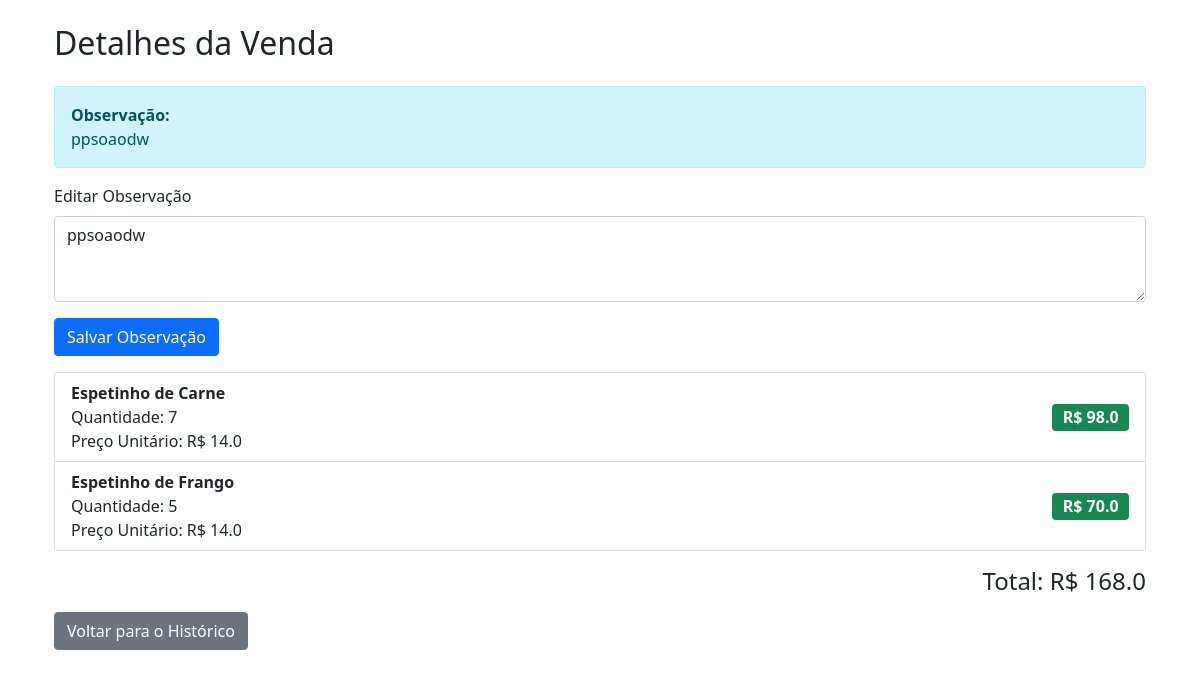
Screenshot of /venda/40 with the database file from the repository.
### app.py (models this page shows)
class Venda(db.Model):
    id = db.Column(db.Integer, primary_key=True)
    data = db.Column(db.DateTime, default=lambda: datetime.now(pytz.timezone('America/Sao_Paulo')))
    total = db.Column(db.Float, nullable=False)
    observacao = db.Column(db.Text)  # A coluna 'observacao' agora é parte do modelo
    itens = db.relationship('ItemVenda', back_populates='venda')

class ItemVenda(db.Model):
    id = db.Column(db.Integer, primary_key=True)
    venda_id = db.Column(db.Integer, db.ForeignKey('venda.id'))
    produto_id = db.Column(db.Integer, db.ForeignKey('produto.id'))
    quantidade = db.Column(db.Integer, nullable=False)
    preco_unitario = db.Column(db.Float, nullable=False)
    venda = db.relationship('Venda', back_populates='itens')
    produto = db.relationship('Produto', back_populates='itens_venda')

class Produto(db.Model):
    id = db.Column(db.Integer, primary_key=True)
    nome = db.Column(db.String(100), nullable=False)
    preco = db.Column(db.Float, nullable=False)
    estoque = db.Column(db.Integer, default=0)
    imagem = db.Column(db.String(255))
    itens_venda = db.relationship('ItemVenda', back_populates='produto')

### app.py (the view)
@app.route('/venda/<int:id>')
def detalhes_venda(id):
    venda = Venda.query.get_or_404(id)
    itens = ItemVenda.query.filter_by(venda_id=id).all()
    observacao = venda.observacao
    total = sum(item.preco_unitario * item.quantidade for item in itens)
    print(f"[/venda/{id}] Total calculado: {total}")  # Log para depuração
    return render_template('detalhes_venda.html', venda=venda, itens=itens, observacao=observacao, total=total)

### templates/detalhes_venda.html
{% extends 'base.html' %}
{% block content %}
<div class="container mt-4">
    <h2 class="mb-4">Detalhes da Venda</h2>
    {% if observacao %}
        <div class="alert alert-info">
            <strong>Observação:</strong><br>
            {{ observacao }}
        </div>
    {% endif %}
    <form method="POST">
        <div class="mb-3">
            <label for="observacao" class="form-label">Editar Observação</label>
            <textarea class="form-control" id="observacao" name="observacao" rows="3">{{ observacao | default('') }}</textarea>
        </div>
        <button type="submit" class="btn btn-primary">Salvar Observação</button>
    </form>
    <ul class="list-group mt-3">
        {% for item in itens %}
        <li class="list-group-item d-flex justify-content-between align-items-center">
            <div>
                <strong>{{ item.produto.nome | default('Produto não encontrado') }}</strong><br>
                Quantidade: {{ item.quantidade | default(0) }}<br>
                Preço Unitário: R$ {{ item.preco_unitario | default(0) | float | round(2) }}
            </div>
            <span class="badge bg-success fs-6">
                R$ {{ (item.preco_unitario | default(0) * item.quantidade | default(0)) | float | round(2) }}
            </span>
        </li>
        {% endfor %}
    </ul>
    <div class="text-end mt-3">
        <h4>Total: R$ {{ total | default(0) | float | round(2) }}</h4>
    </div>
    <div class="mt-3">
        <a href="{{ url_for('historico') }}" class="btn btn-secondary">Voltar para o Histórico</a>
    </div>
</div>
{% endblock %}

### rows the page displays
Venda: observacao "ppsoaodw"
ItemVenda: produto.nome "Espetinho de Carne", quantidade "7", preco_unitario "14.0", preco_unitario+quantidade "98.0"
ItemVenda: produto.nome "Espetinho de Frango", quantidade "5", preco_unitario "14.0", preco_unitario+quantidade "70.0"

### other values shown
{{ total | default(0) | float | round(2) }} "168.0"
